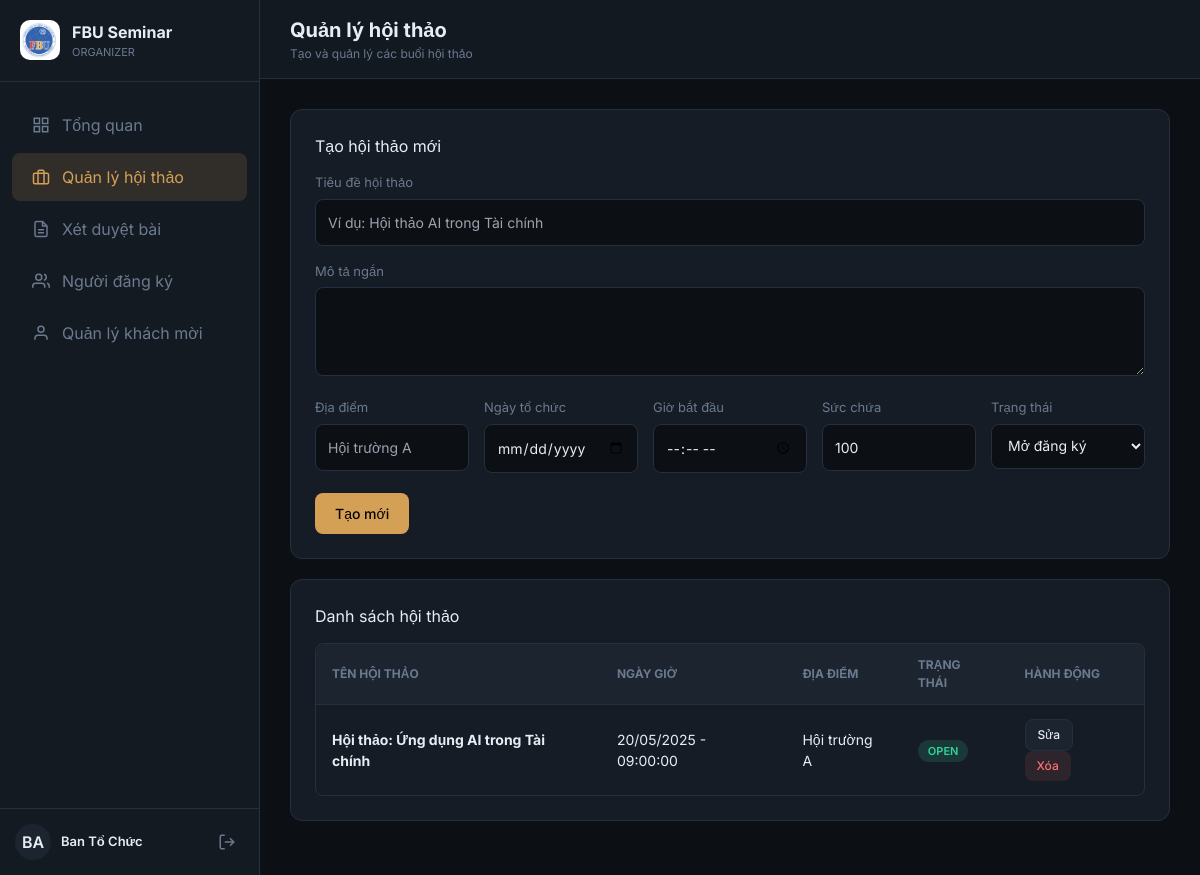
Screenshot of /organizer/manage_seminars.php (signed in) with the database file from the repository.
### tables this page shows
CREATE TABLE `seminars` (
  `id` int(11) NOT NULL AUTO_INCREMENT,
  `title` varchar(255) NOT NULL,
  `description` text,
  `location` varchar(100) NOT NULL,
  `event_date` date NOT NULL,
  `event_time` time NOT NULL,
  `capacity` int(11) DEFAULT 100,
  `status` enum('upcoming','open','closed','completed') DEFAULT 'open',
  `created_by` int(11) DEFAULT NULL,
  `created_at` timestamp NOT NULL DEFAULT CURRENT_TIMESTAMP,
  PRIMARY KEY (`id`)
);

### organizer/manage_seminars.php (the view, shortened to what this page needs)
<?php
require '../includes/config.php';
 $seminars = $conn->query("SELECT * FROM seminars ORDER BY event_date DESC");
include '../includes/header.php';
include '../includes/sidebar.php';
?>
<main class="main-content">
    <header class="glass-panel" style="position: sticky; top: 0; z-index: 40; padding: 15px 30px; border-radius: 0; border-left: none; border-top: none; border-right: none;">
        <div>
            <h2 style="font-size: 20px; font-weight: 700;">Quản lý hội thảo</h2>
            <p style="font-size: 12px; color: var(--fg-muted);">Tạo và quản lý các buổi hội thảo</p>
        </div>
    </header>
    <div style="padding: 30px;">
        <div class="card" style="margin-bottom: 20px;">
            <h3 style="margin-bottom: 15px; font-size: 16px;">Tạo hội thảo mới</h3>
            <form method="POST">
                <div class="input-group">
                    <label>Tiêu đề hội thảo</label>
                    <input type="text" name="title" required placeholder="Ví dụ: Hội thảo AI trong Tài chính">
                </div>
                <div class="input-group">
                    <label>Mô tả ngắn</label>
                    <textarea name="description" rows="3" style="width: 100%; background: var(--bg); border: 1px solid var(--border); border-radius: 8px; color: var(--fg); padding: 12px;"></textarea>
                </div>
                <div style="display: grid; grid-template-columns: repeat(auto-fit, minmax(150px, 1fr)); gap: 15px;">
                    <div class="input-group" style="margin-bottom: 0;">
                        <label>Địa điểm</label>
                        <input type="text" name="location" required placeholder="Hội trường A">
                    </div>
                    <div class="input-group" style="margin-bottom: 0;">
                        <label>Ngày tổ chức</label>
                        <input type="date" name="event_date" required>
                    </div>
                    <div class="input-group" style="margin-bottom: 0;">
                        <label>Giờ bắt đầu</label>
                        <input type="time" name="event_time" required>
                    </div>
                    <div class="input-group" style="margin-bottom: 0;">
                        <label>Sức chứa</label>
                        <input type="number" name="capacity" value="100" required>
                    </div>
                    <div class="input-group" style="margin-bottom: 0;">
                        <label>Trạng thái</label>
                        <select name="status">
                            <option value="open" selected>Mở đăng ký</option>
                        </select>
                    </div>
                </div>
                <div style="margin-top: 20px;">
                    <button type="submit" class="btn btn-primary">Tạo mới</button>
                </div>
            </form>
        </div>
        <div class="card">
            <h3 style="margin-bottom: 15px; font-size: 16px;">Danh sách hội thảo</h3>
            <div class="table-container">
                <table>
                    <thead>
                        <tr>
                            <th>Tên hội thảo</th>
                            <th>Ngày giờ</th>
                            <th>Địa điểm</th>
                            <th>Trạng thái</th>
                            <th>Hành động</th>
                        </tr>
                    </thead>
                    <tbody>
                        <?php
                        if($seminars->num_rows > 0):
                            while($s = $seminars->fetch_assoc()):
                                $badge_class = 'badge-info';
                                if($s['status'] == 'open') $badge_class = 'badge-success';
                        ?>
                        <tr>
                            <td><b><?php echo htmlspecialchars($s['title']); ?></b></td>
                            <td><?php echo date('d/m/Y', strtotime($s['event_date'])); ?> - <?php echo $s['event_time']; ?></td>
                            <td><?php echo htmlspecialchars($s['location']); ?></td>
                            <td><span class="badge <?php echo $badge_class; ?>"><?php echo strtoupper($s['status']); ?></span></td>
                            <td>
                                <a href="edit_seminar.php?id=<?php echo $s['id']; ?>" class="btn btn-secondary" style="padding: 6px 12px; font-size: 12px; margin-right: 5px;">Sửa</a>
                                <a href="?delete=<?php echo $s['id']; ?>" class="btn btn-danger" style="padding: 6px 12px; font-size: 12px;" onclick="return confirm('Xóa hội thảo này?')">Xóa</a>
                            </td>
                        </tr>
                        <?php
                            endwhile;
                        else:
                        ?>
                        <tr>
                            <td colspan="5" style="text-align: center; color: var(--fg-muted);">Chưa có hội thảo nào.</td>
                        </tr>
                        <?php endif; ?>
                    </tbody>
                </table>
            </div>
        </div>
    </div>
</main>
<?php
include '../includes/footer.php';
?>

### includes/header.php (style rules this page uses)
:root { --bg: #0c1015; --bg-secondary: #141a22; --bg-tertiary: #1c242f; --fg: #e8edf4; --fg-muted: #6b7a8f; --accent: #d4a056; --accent-hover: #e5b367; --card: #151c25; --border: #252f3d; --success: #34d399; --danger: #f87171; --warning: #fbbf24; --info: #60a5fa; }
* { margin: 0; padding: 0; box-sizing: border-box; }
body { font-family: 'Inter', sans-serif; background: var(--bg); color: var(--fg); min-height: 100vh; overflow-x: hidden; }
.glass-panel { background: rgba(21, 28, 37, 0.8); backdrop-filter: blur(12px); border: 1px solid var(--border); }
.main-content { margin-left: 260px; min-height: 100vh; transition: margin 0.3s; background: var(--bg); }
.card { background: var(--card); border: 1px solid var(--border); border-radius: 12px; padding: 1.5rem; margin-bottom: 1.5rem; }
.btn { display: inline-flex; align-items: center; justify-content: center; gap: 8px; padding: 10px 20px; border-radius: 8px; font-weight: 500; cursor: pointer; border: none; transition: all 0.2s; font-size: 14px; text-decoration: none; }
.btn-primary { background: var(--accent); color: #000; }
.btn-secondary { background: var(--bg-tertiary); color: var(--fg); border: 1px solid var(--border); }
.btn-danger { background: rgba(248, 113, 113, 0.1); color: var(--danger); }
.input-group { margin-bottom: 1rem; }
.input-group label { display: block; font-size: 13px; color: var(--fg-muted); margin-bottom: 6px; }
.input-group input, .input-group select, .input-group textarea { width: 100%; padding: 12px; background: var(--bg); border: 1px solid var(--border); border-radius: 8px; color: var(--fg); font-size: 14px; }
.badge { padding: 4px 10px; border-radius: 20px; font-size: 11px; font-weight: 600; }
.badge-success { background: rgba(52, 211, 153, 0.15); color: var(--success); }
.table-container { overflow-x: auto; border: 1px solid var(--border); border-radius: 8px; }
table { width: 100%; border-collapse: collapse; }
th { background: var(--bg-tertiary); padding: 12px 16px; text-align: left; font-size: 12px; color: var(--fg-muted); text-transform: uppercase; }
td { padding: 14px 16px; border-top: 1px solid var(--border); font-size: 14px; }

### rows the page displays
seminars: title "Hội thảo: Ứng dụng AI trong Tài chính", event_date "20/05/2025", event_time "09:00:00", location "Hội trường A", status "OPEN"

### other values shown
$role "ORGANIZER"
$item['label'] "Tổng quan"
$item['label'] "Quản lý hội thảo"
$item['label'] "Xét duyệt bài"
$item['label'] "Người đăng ký"
$item['label'] "Quản lý khách mời"
$avatar "BA"
$name "Ban Tổ Chức"
